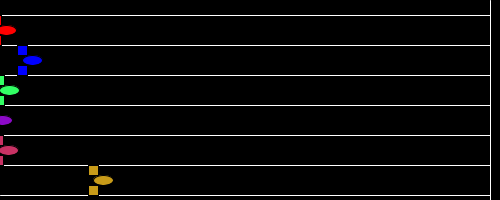
Frame 1 (no input)
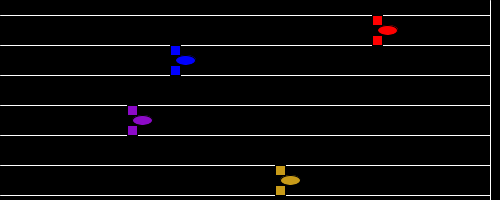
Frame 60 (the mouse pressed at the canvas centre just before this capture)
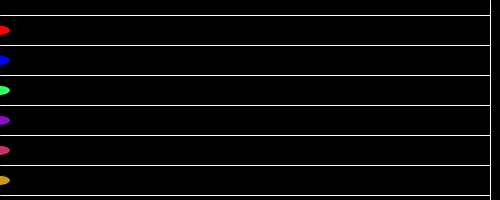
Frame 120 (the mouse held since frame 60 and released just before this capture)

The Processing sketch that drew these frames (run headless with seeded random() and noise(); from frame 60 on, the mouse is pressed at the canvas centre):

// Processing sketch: processing_137832
// ── processing_137832.pde

// Arthur Siebesian...Race 
//Used Danial Shiffmans example to further understand concept
//added parts so that I could get a grasp of how the function worked
//March 4,2014
//Number 2 SpaceSHIPS!!!
Sphere mySphere1;
Sphere mySphere2;
Sphere mySphere3;
Sphere mySphere4;
Sphere mySphere5;
Sphere mySphere6;

void setup() {
  size(500,200);
  mySphere1 = new Sphere(color(255,0,0),0,30,random(10)); // color of each indiv. sphere
  mySphere2 = new Sphere(color(0,0,255),30,60,random(10)); // the 3 parameters next to the color...
  mySphere3 = new Sphere(color(50,255,100),0,90,random(10)); // dictate position and speed.
  mySphere4 = new Sphere(color(140,10,200),0,120,random(10));
  mySphere5 = new Sphere(color(200,50,100),0,150,random(10));
  mySphere6 = new Sphere(color(200,155,25),100,180,random(10));
}

void draw() {
  background(0); // background gray
  stroke(255);
  line(490,0,490,490); //finish line
  line(0,15,490,15);
  line(0,45,490,45);
  line(0,75,490,75);
  line(0,105,490,105);
  line(0,135,490,135);
  line(0,165,490,165);
  line(0,195,490,195);
  mySphere1.move();
  mySphere1.display();
  mySphere2.move();
  mySphere2.display();
  mySphere3.move();
  mySphere3.display();
  mySphere4.move();
  mySphere4.display();
  mySphere5.move();
  mySphere5.display();
  mySphere6.move();
  mySphere6.display();
}

class Sphere { 
  color c;
  float xpos;
  float ypos;
  float xspeed;

  Sphere(color sphereC, float sphereXpos, float sphereYpos, float sphereXspeed) { 
    c = sphereC;
    xpos = sphereXpos;
    ypos = sphereYpos;
    xspeed = sphereXspeed;
  }

  void display() {
    stroke(0);
    fill(c);
    rectMode(CENTER);
    ellipse(xpos,ypos,20,10);
    rect(xpos-10,ypos-10,10,10);
    rect(xpos-10,ypos+10,10,10);
  }

  void move() {
    xpos = xpos + xspeed;
    if (mousePressed) {
      xpos = 0;
    }
  }
}
